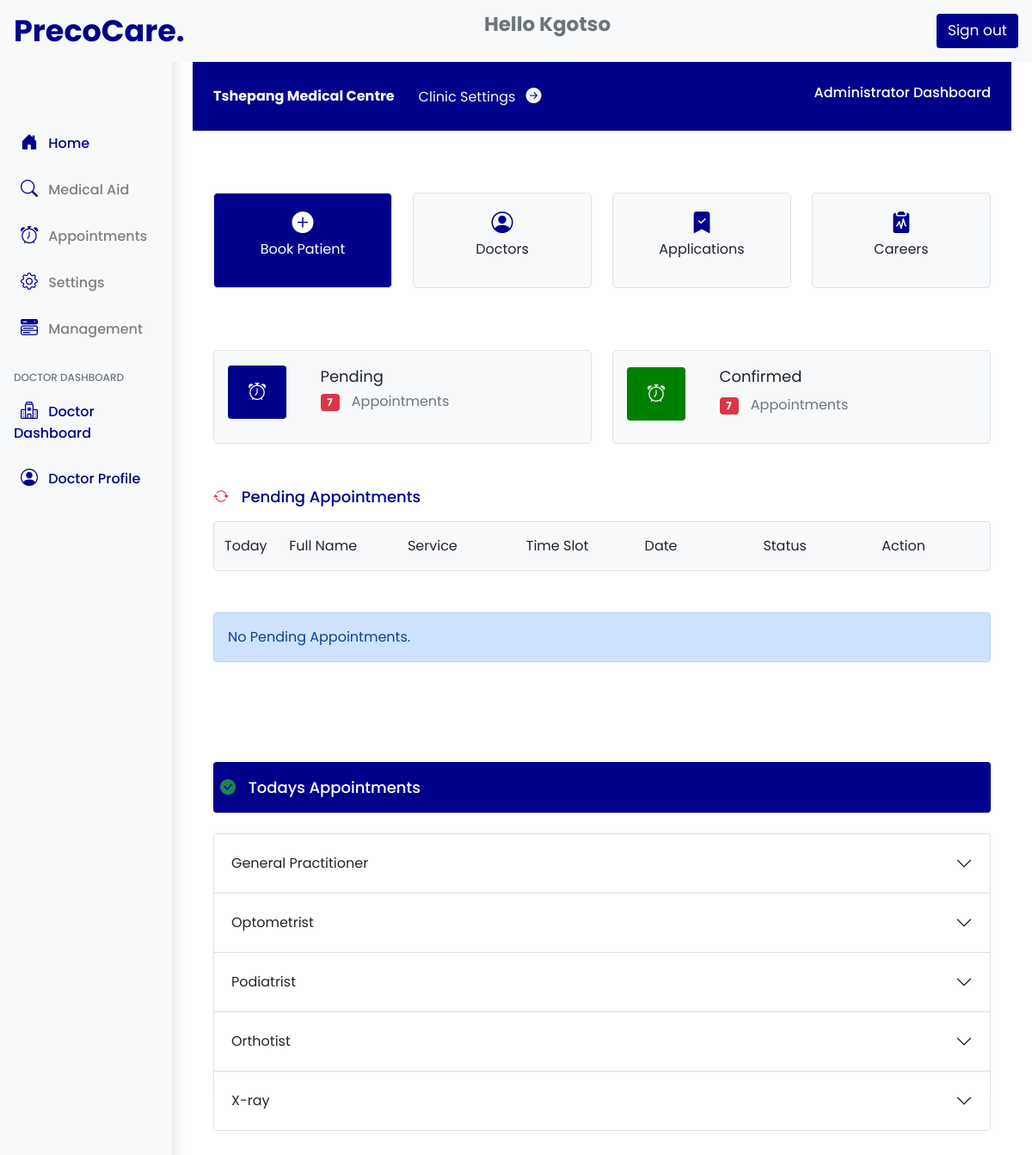
/dashboard/1 (signed in), run on the app's committed database.
### precocare/models.py (models this page shows, shortened)
class ClinicModel(models.Model):
    user = models.ForeignKey(User,null=True, on_delete=models.CASCADE,blank=True,default=None , related_name='owner')
    clinic_name = models.CharField(max_length=500,null=True)
    contact1 = models.CharField(max_length=50,null=True)
    contact2 = models.CharField(max_length=50,null=True)
    emial = models.CharField(max_length=50,null=True)
    about_clinic = models.TextField(blank = True)
    street = models.CharField(max_length=500,null=True)
    province = models.CharField(max_length=500,null=True)
    suburb = models.CharField(max_length=500,null=True)
    zipcode = models.CharField(max_length=500,null=True)
    mon_fri_hours = models.CharField(max_length=500,null=True)
    saturday = models.CharField(max_length=500,null=True)
    sunday = models.CharField(max_length=500,null=True)
    holidays = models.CharField(max_length=500,null=True)
    clinic_type = models.CharField(max_length=100,null=True)
    clinic_doctors = models.ManyToManyField(DoctorModel,related_name="physicians",blank=True,default=None)
    clinic_admins = models.ManyToManyField(AdministratorModel,related_name="admins",default=None)
    profile_set = models.CharField(max_length=50,null=True, default='No' ,blank=True)
    clinic_status = models.CharField(max_length=200,null=True ,blank=True,default="Disabled")
    insurance_cover = models.ManyToManyField(InsuranceModel,related_name="medical_scheme",blank=True,default=None)
    date_created = models.DateTimeField(auto_now_add=True, null=True)
    hero_image = models.ImageField(null=True, blank=True,upload_to='files/clinics')
    sub_image1 = models.ImageField(null=True, blank=True,upload_to='files/clinics')
    sub_image2 = models.ImageField(null=True, blank=True,upload_to='files/clinics')
    sub_image3 = models.ImageField(null=True, blank=True,upload_to='files/clinics')
    walk_in = models.CharField(max_length=50,null=True, default='No' ,blank=True)
    online_appointments = models.CharField(max_length=50,null=True, default='No' ,blank=True)
    telephone_appointments = models.CharField(max_length=50,null=True, default='No' ,blank=True)
    website = models.CharField(max_length=1000,null=True,blank=True)

class ServiceModel(models.Model):
    clinic_id = models.ForeignKey(ClinicModel, on_delete=models.CASCADE , blank=True, related_name="service_clinic", default=None)
    service_name = models.CharField(max_length=500,null=True)
    service_fee = models.CharField(max_length=500,null=True)

### precocare/decorators.py (the view)
        def wrapper_func(request, *args, **kwargs):
            group = None
            if request.user.groups.exists():
                group = request.user.groups.all()[0].name
            if group in allowed_roles:
                return view_func(request, *args, **kwargs)
            else:
                return redirect('homepage')

### precocare/templates/Admin/dashboard.html (shortened to what this page needs)
{% extends 'Admin/admin.html' %}
{% block content %}
<section class="" id="wholepage">
<section>
  <nav class="navbar navbar-expand-lg navbar-light py-3" style="background-color: darkblue;">
  <div class="container-fluid">
    <a class="navbar-brand-new" href="#" style="background-color: none; padding-right: 20px;">{{admin_dashboard.clinic_name}}</a>
    <div class="collapse navbar-collapse" id="navbarSupportedContent">
      <ul class="navbar-nav me-auto mb-2 mb-lg-0">
        <li class="nav-item">
          <a class="nav-link active text-light" aria-current="page" href="{% url 'clinic-settings' admin_dashboard.id %}">Clinic Settings <i class="bi bi-arrow-right-circle-fill px-2" style="font-size: 18px;"></i></a>
        </li>
      </ul>
      <div class="d-flex">
        <h6 class="text-white">Administrator Dashboard</h6>
      </div>
    </div>
  </div>
</nav>
</section>
<section class="mt-2 container">
  <div class="row align-items-md-stretch">
      <div class="col-6 col-md-6 col-lg-3 mt-4">
        <a data-bs-toggle="modal" href="#bookpatient" role="button"  style="text-decoration: none;">
          <div class="h-100 py-3 px-3 text-white border rounded-3" style="background-color: darkblue;">
            <center>
              <i class="bi bi-plus-circle-fill" style="font-size: 25px;"></i>
              <p>Book Patient</p>
            </center>
          </div>
        </a>
      </div>
      <div class="col-6 col-md-6 col-lg-3 mt-4">
        <a href="{% url 'admin-doctors' admin_dashboard.id%}" style="text-decoration: none;">
          <div class="h-100 py-3 px-3 bg-light border rounded-3 text-dark">
            <center>
              <i class="bi bi-person-circle" style="font-size: 25px; color: darkblue;"></i>
              <p>Doctors</p>
            </center>
          </div>
        </a>
      </div>
      <div class="col-6 col-md-6 col-lg-3 mt-4">
        <a href="{% url 'all-applications' admin_dashboard.id%}" style="text-decoration: none;">
          <div class="h-100 py-3 px-3 bg-light border rounded-3 text-dark">
            <center>
              <i class="bi bi-bookmark-check-fill" style="font-size: 25px; color: darkblue;"></i>
              <p>Applications</p>
            </center>
          </div>
        </a>
    </div>
    <div class="col-6 col-md-6 col-lg-3 mt-4">
      <a href="#" style="text-decoration: none;">
        <div class="h-100 py-3 px-3 bg-light border rounded-3 text-dark">
          <center>
            <i class="bi bi-clipboard2-pulse-fill"  style="font-size: 25px; color: darkblue;"></i>
            <p>Careers</p>
          </center>
        </div>
      </a>
  </div>
    </div>
</section>
<section class="mt-5 container">
    <div class="row align-items-md-stretch">
        <div class="col-md-6 mt-4">
          <div class="h-100 py-3 px-3 bg-light border rounded-3">
            <div class="row">
                <div class="col-3 col-md-12 col-lg-3 col-xs-12 col-sm-12 d-flex align-items-center mb-2">
                    <i class="bi bi-alarm py-3 px-4 rounded text-white" style="font-size: 20px; background-color: darkblue;"></i>
                </div>
                <div class="col col-md-12 col-lg-9 col-xs-12 col-sm-12">
                    <p class="mb-1" style="font-size: 18px;">Pending</p>
                    <p class="text-secondary"><span class="badge bg-danger" style="margin-right: 10px;">{{pendingAppointments}}</span> Appointments</p>
                </div>
            </div>
          </div>
        </div>
        <div class="col-md-6 mt-4">
            <div class="h-100 py-3 px-3 bg-light border rounded-3">
              <div class="row">
                  <div class="col-3 col-md-12 col-lg-3 col-xs-12 col-sm-12 d-flex align-items-center mb-2">
                      <i class="bi bi-alarm py-3 px-4 rounded text-white" style="font-size: 20px; background-color: green;"></i>
                  </div>
                  <div class="col-9 col-md-12 col-lg-9 col-xs-12 col-sm-12">
                      <p class="mb-2" style="font-size: 18px;">Confirmed</p>
                      <p class="text-secondary"><span class="badge bg-danger" style="margin-right: 10px;">{{confirmedAppointments}}</span> Appointments</p>
                  </div>
              </div>
            </div>
          </div>
      </div>
</section>
<section class="container mt-5">
  <p class="main-headings m-0"><span><i class="bi bi-arrow-repeat text-danger" style="padding-right: 10px;"></i></span> Pending Appointments</p>
  <div class="row bg-light border rounded py-3 m-0 my-2 hide-components-lg">
    <div class="col-1">
      Today
    </div>
    <div class="col ">
      Full Name
    </div>
    <div class="col ">
      Service
    </div>
    <div class="col ">
      Time Slot
    </div>
    <div class="col ">
      Date
    </div>
    <div class="col ">
      Status
    </div>
    <div class="col ">
      Action
    </div>
  </div>
  <section class="my-5">
    <ul class="list-group">
      <section  hx-get="{% url 'patientfile' admin_dashboard.id%}"  hx-trigger="every 2s">
        {% include "admins_patials/pending_appointments.html" with clinic_id=admin_dashboard.id only %}
      </section>
    </ul>
  </section>
</section>
<section class="container" style="margin-top: 100px;">
  <p class="main-headings m-0 text-white px-2 py-3 rounded" style="background-color: darkblue;"><span><i class="bi bi-check-circle-fill text-success" style="padding-right: 10px;"></i></span> Todays Appointments</p>
  <div class="accordion mt-4" id="accordionExample">
    {% for service in ClinicServices %}
    <div class="accordion-item">
      <h2 class="accordion-header" id="headingTwo">
        <button class="accordion-button collapsed py-4" type="button" data-bs-toggle="collapse" data-bs-target="#service{{service.id}}" aria-expanded="false" aria-controls="service{{service.id}}">
          {{service.service_name}}
        </button>
      </h2>
    </div>
    {% endfor %}
  </div>
</section>
</section>
{% endblock %}

### precocare/templates/Admin/admin.html (shortened to what this page needs)
{% load static %}
<!doctype html>
<html lang="en">
  <head>
    <link rel="stylesheet" href="{% static '/css/main.css' %}">
    <link rel="stylesheet" href="{% static '/css/bootstrap.css' %}">
    <link rel="stylesheet" href="{% static '/js/bootstrap.js' %}">
    <link rel="stylesheet" href="{% static '/js/dashboard.js' %}">
    <link rel="stylesheet" href="{% static '/css/dashboard.css' %}">
    <link rel="stylesheet" href="https://cdn.jsdelivr.net/npm/bootstrap-icons@1.8.3/font/bootstrap-icons.css">
  </head>
  <body class="body-fonts">
    <header class="navbar navbar-dark sticky-top  flex-md-nowrap p-0 bg-light  py-2" style="background-color: white;">
        <a class="col-md-3 col-lg-2 me-0 px-3 nav-branding" href="#" style="text-decoration: none;">
          PrecoCare.
        </a>
        {% if user.is_authenticated %}
          <p class="text-secondary hide-components-lg top-nav-hero">Hello <span>{{request.user}}<span></p>
        {% endif %}
        <div class="navbar-nav hide-components-lg">
          <div class="nav-item text-nowrap">
            {% if user.is_authenticated %}
            <a class="nav-link px-3" href="{% url 'logout'%}">
              <button type="button" class="btn text-white" style="background-color: darkblue; font-size: 17px;">Sign out</button>
            </a>
            {% else %}
            <a class="nav-link px-3" href="{% url 'login'%}">
              <button type="button" class="btn text-white" style="background-color: darkblue; font-size: 17px;">Login</button>
            </a>
            {% endif %}
          </div>
        </div>
      </header>
      <div class="container-fluid">
        <div class="row">
          {% include 'partials/sidebar.html' %}
          <main class="col-md-9 ms-sm-auto col-lg-10 px-md-4 responsive-padding">
            {% block content %}
            {% endblock %}
            <div style="height: 150px; width: 100%;"></div>
          </main>
        </div>
      </div>
  </body>
</html>

### static/css/main.css (style rules this page uses)
:root { --main-bg-color: pink; }

### precocare/templates/Admin/admin.html (style rules this page uses)
.body-fonts { font-family: 'Poppins', sans-serif !important; }
.nav-branding { color: darkblue; font-size: 35px; font-weight: 700; }
.top-nav-hero { color: darkblue; font-size: 23px; font-weight: 700; }

### precocare/templates/Admin/dashboard.html (style rules this page uses)
:root { --main-color: darkblue; }
.main-headings { color: var(--main-color); font-weight: 500; font-size: 18px; margin-bottom: 15px !important; }
.navbar-brand-new { padding-top: 0.75rem; padding-bottom: 0.75rem; font-size: 1rem; font-weight: 700; color: white; text-decoration: none; }

### data on the page
ClinicModel: clinic_name "Tshepang Medical Centre"
ServiceModel: service_name "General Practitioner"
ServiceModel: service_name "Optometrist"
ServiceModel: service_name "Podiatrist"
ServiceModel: service_name "Orthotist"
ServiceModel: service_name "X-ray"

### other printed values
{{ request.user }} "Kgotso"
{{ pendingAppointments }} "7"
{{ confirmedAppointments }} "7"
